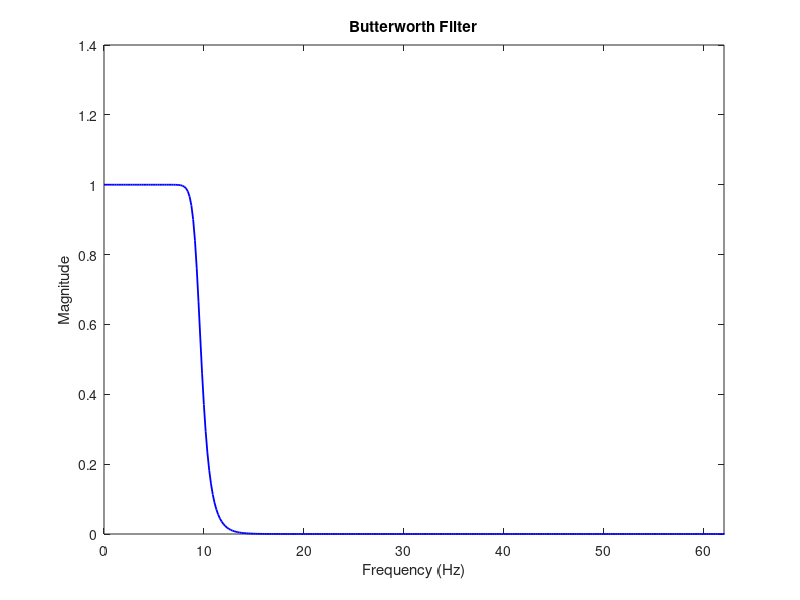
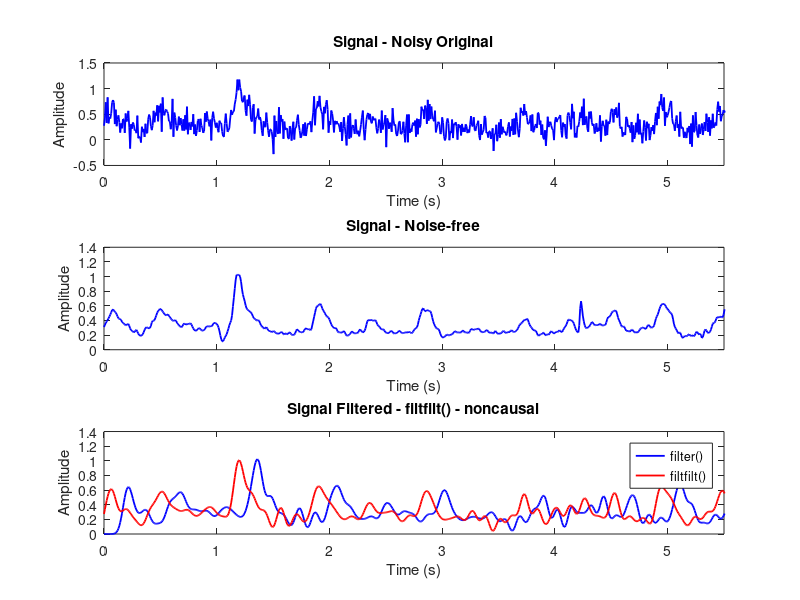

The MATLAB script that drew these images, in order:
%% data 
clear all; close all; clc; 
load Resp_noise1.mat; % load the file

fs = 125; % Hz
Ts = 1/fs;
resp = resp; % noise free-signal
resp_noise1 = resp_noise1; % noisy signal
N = length(resp);
order = 14;
fc_orig = 0.15*(fs/2);
fc = fc_orig / (fs/2);

t = (0:N-1)*Ts; % time axis 
f = (0:N-1)*fs/N; % frequency axis 
fnyq = 1:N/2; % Nyquist frequency

%% butterworth filter
[b, a] = butter(order, fc);

% causal IIR filter
x_filter = filter(b, a, resp_noise1); % filter() func

% noncausal IIR filter
x_filtfilt = filtfilt(b, a, resp_noise1); % filter with no delay

%% plots

% magnitude spectrum of butterworth filter 
H_filt_mag = abs(fft(b, N) ./ fft(a, N));
figure(1);
plot(f(fnyq), H_filt_mag(fnyq), 'b', 'linewidth', 1.3);
title ('Butterworth Filter');
xlabel ('Frequency (Hz)'); 
ylabel ('Magnitude'); 
xlim([0 62]);
saveas(gcf, 'fig1_ex4_24.png')


% original signal - noisy signal
figure(2);
subplot(3,1,1);
plot(t, resp_noise1, 'b', 'linewidth', 1.3);
title ('Signal - Noisy Original');
xlabel ('Time (s)'); 
ylabel ('Amplitude');
xlim([0 5.5]);

% original signal - noise-free signal
figure(2);
subplot(3,1,2);
plot(t, resp, 'b', 'linewidth', 1.3);
title ('Signal - Noise-free');
xlabel ('Time (s)'); 
ylabel ('Amplitude'); 
xlim([0 5.5]);

% signal filtered with filter() function -- causal IIR filter
subplot(3,1,3);
plot(t, x_filter, 'b', 'linewidth', 1.3, 'DisplayName', 'filter()');
title ('Signal Filtered - filter() - causal');
xlabel ('Time (s)'); 
ylabel ('Amplitude');
hold on; % plot in the same graph

% signal filtered with filtfilt() function -- noncausal IIR filter
plot(t, x_filtfilt, 'r', 'linewidth', 1.3, 'DisplayName', 'filtfilt()'); 
title ('Signal Filtered - filtfilt() - noncausal');
xlabel ('Time (s)'); 
ylabel ('Amplitude');
xlim([0 5.5]);
legend();

saveas(gcf, 'fig2_ex4_24.png')